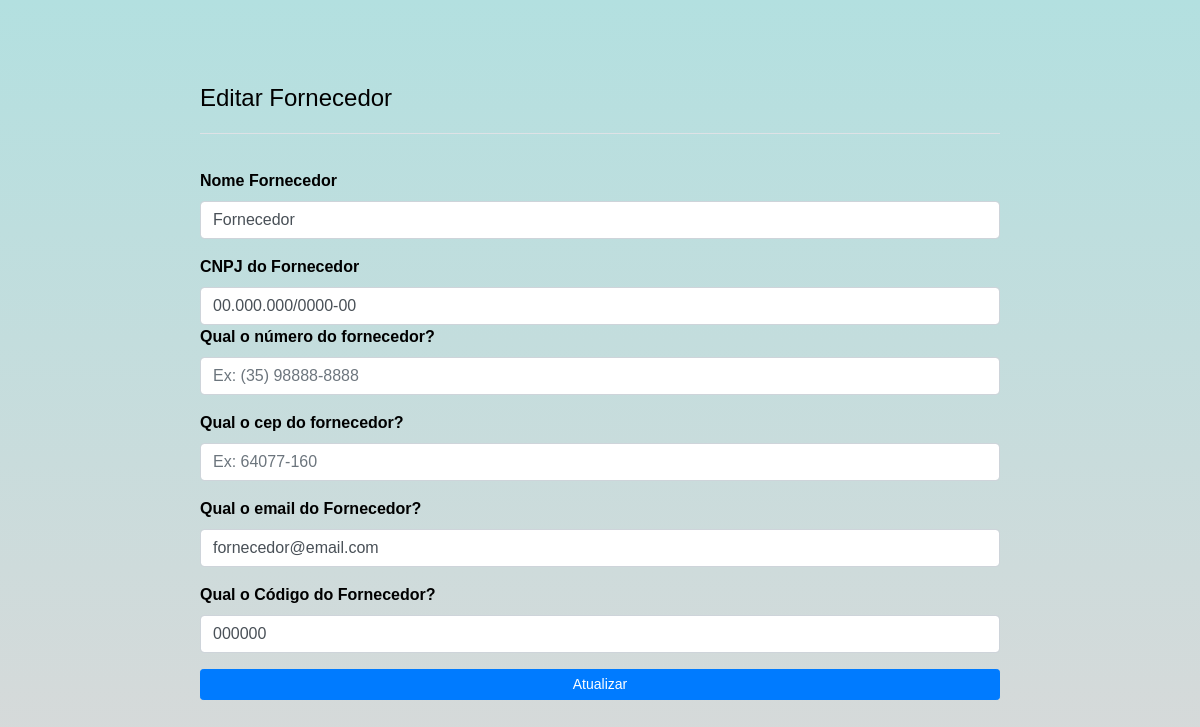
The page /editar_fornecedor.php?id=17 (signed in) on the database its author committed.
### tables this page shows
CREATE TABLE `fornecedor` (
  `IdFornecedor` int(11) NOT NULL,
  `nomeForn` varchar(150) NOT NULL,
  `cnpjForn` varchar(20) NOT NULL,
  `telefoneForn` varchar(25) NOT NULL,
  `cepForn` varchar(15) NOT NULL,
  `emailForn` varchar(150) NOT NULL,
  `cod_Forn` varchar(25) DEFAULT NULL
);

### editar_fornecedor.php (the view, shortened to what this page needs)
<?php
include_once 'conexao.php';
include_once('head.php');
$id = $_GET['id'];
?>
<head>
  </head>
<div style="padding:20px 0;max-width:800px" class="container">
    <h4 style="padding:0 0 20px 0;margin-bottom:35px;" class="border-bottom">Editar Fornecedor</h4>
    <form action="atualizar_fornecedor.php" method="POST">
        <?php
            $sql = "SELECT * FROM fornecedor WHERE IdFornecedor = $id";
            $retorno = mysqli_query($conexao,$sql);
            while($array = mysqli_fetch_array($retorno,MYSQLI_ASSOC)){
                $nomeForn = $array['nomeForn'];
                $cnpjForn = $array['cnpjForn'];
                $telefoneForn = $array['telefoneForn'];
                $cepForn = $array['cepForn'];
                $emailForn = $array['emailForn'];
                $cod_Forn = $array['cod_Forn'];
        ?>
        <div class="form-group">
            <label for="nome">Nome Fornecedor</label>
            <input type="text" class="form-control" id="nomeForn" placeholder="Digite o nome do fornecedor"
                name="nomeForn" required autocomplete="off" value="<?=$nomeForn?>">
        </div>
        <div class="form-group">
            <label for="cnpjForn">CNPJ do Fornecedor</label>
            <input type="text" class="form-control cnpj-mask" id="cnpjForn" placeholder="Ex: 82.692.250/0001-02"
                name="cnpjForn" required autocomplete="off" value="<?=$cnpjForn?>">
    <div class="form-group">
                <label for="numero">Qual o número do fornecedor?</label>
                <input type="text" class="form-control" id="telefoneForn" name="telefoneForn"
                    placeholder="Ex: (35) 98888-8888" autocomplete="off" maxlength="12" value="<?=$telefoneForn?>">
            </div>
            <div class="form-group">
                <label for="cep">Qual o cep do fornecedor?</label>
                <input type="text" class="form-control" id="cepForn" name="cepForn"
                    placeholder="Ex: 64077-160" autocomplete="off" maxlength="8" value="<?=$cepForn?>">
            </div>
            <div class="form-group">
                <label for="email">Qual o email do Fornecedor?</label>
                <input type="email" class="form-control" id="emailForn" name="emailForn"
                    placeholder="Ex: exemplo@gmail.com" autocomplete="off" value="<?=$emailForn?>">
            </div>
            <div class="form-group">
                <label for="cod_Forn">Qual o Código do Fornecedor?</label>
                <input type="text" class="form-control" id="cod_Forn" name="cod_Forn"
                    placeholder="Insira aqui o código do fornecedor caso tenha." autocomplete="off" value="<?=$cod_Forn?>">
            </div>
        <button type="submit" class="btn-enviar btn btn-primary btn-sm btn-block">Atualizar</button>
        <?php } ?>
    </form>
</div>

### rows shown on the page
fornecedor: nomeForn "Fornecedor", cnpjForn "00.000.000/0000-00", emailForn "fornecedor@email.com", cod_Forn "000000"
